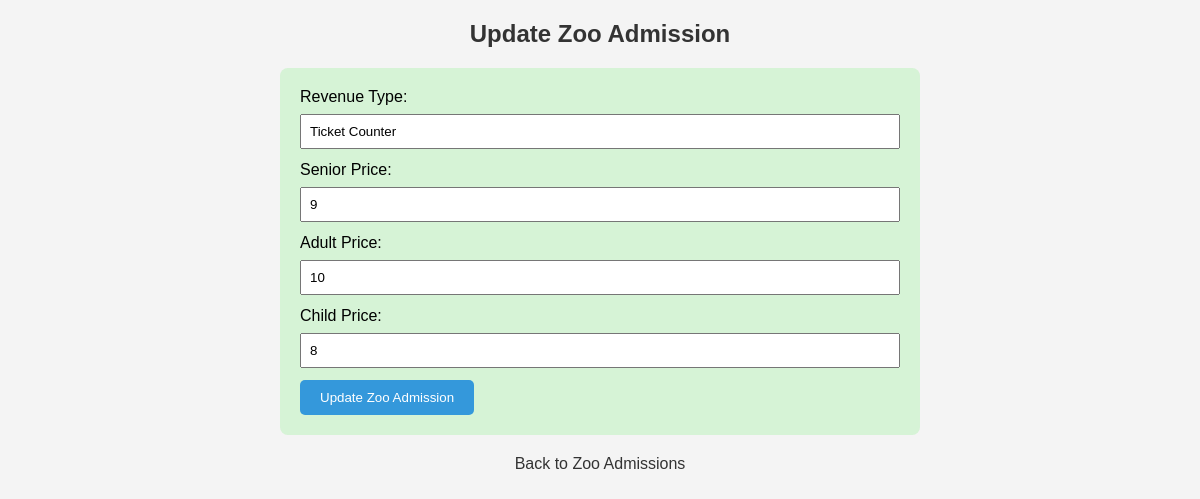
/zooAdmission/update_zoo_admission.php?id=3, run on the app's committed database.
### tables this page shows
CREATE TABLE IF NOT EXISTS `zooadmission` (
  `ID` int(11) NOT NULL,
  `SeniorPrice` int(11) NOT NULL,
  `AdultPrice` int(11) NOT NULL,
  `ChildPrice` int(11) NOT NULL,
  PRIMARY KEY (`ID`),
  CONSTRAINT `zooadmission_ibfk_1` FOREIGN KEY (`ID`) REFERENCES `revenuetype` (`ID`)
);

CREATE TABLE IF NOT EXISTS `revenuetype` (
  `ID` int(11) NOT NULL AUTO_INCREMENT,
  `BuildingID` int(11) DEFAULT NULL,
  `Name` varchar(255) NOT NULL,
  `Type` varchar(255) NOT NULL,
  PRIMARY KEY (`ID`),
  KEY `BuildingID` (`BuildingID`),
  CONSTRAINT `revenuetype_ibfk_1` FOREIGN KEY (`BuildingID`) REFERENCES `building` (`ID`)
);

### zooAdmission/update_zoo_admission.php (the view, shortened to what this page needs)
<?php
include '../includes/db_connection.php';
$zooAdmissionId = $_GET['id'];
$sql = "SELECT ZooAdmission.ID, RevenueType.Name AS RevenueTypeName, SeniorPrice, AdultPrice, ChildPrice
        FROM ZooAdmission
        JOIN RevenueType ON ZooAdmission.ID = RevenueType.ID
        WHERE ZooAdmission.ID = ?";
$stmt = $conn->prepare($sql);
$stmt->bind_param("i", $zooAdmissionId);
$stmt->execute();
$result = $stmt->get_result();
$zooAdmission = $result->fetch_assoc();
?>
<!DOCTYPE html>
<html lang="en">
<head>
</head>
<body>
    <h2>Update Zoo Admission</h2>
    <form method="post" action="">
        <label for="revenueTypeName">Revenue Type:</label>
        <input type="text" name="revenueTypeName" value="<?php echo $zooAdmission['RevenueTypeName']; ?>" readonly><br>
        <label for="seniorPrice">Senior Price:</label>
        <input type="number" name="seniorPrice" value="<?php echo $zooAdmission['SeniorPrice']; ?>" required><br>
        <label for="adultPrice">Adult Price:</label>
        <input type="number" name="adultPrice" value="<?php echo $zooAdmission['AdultPrice']; ?>" required><br>
        <label for="childPrice">Child Price:</label>
        <input type="number" name="childPrice" value="<?php echo $zooAdmission['ChildPrice']; ?>" required><br>
        <button type="submit" name="updateZooAdmission">Update Zoo Admission</button>
    </form>
    <a href="view_zoo_admissions.php">Back to Zoo Admissions</a>
</body>
</html>

### zooAdmission/update_zoo_admission.php (style rules this page uses)
body { font-family: Arial, sans-serif; background-color: #f4f4f4; margin: 0; padding: 0; }
h2 { text-align: center; color: #333; }
form { width: 50%; margin: 20px auto; background-color: rgba(144, 238, 144, 0.3); padding: 20px; border-radius: 8px; }
label { display: block; margin-bottom: 8px; }
input, select { width: 100%; padding: 8px; margin-bottom: 12px; box-sizing: border-box; }
button { display: inline-block; padding: 10px 20px; background-color: #3498db; color: #fff; border: none; border-radius: 5px; cursor: pointer; }
a { display: block; margin-top: 10px; text-align: center; text-decoration: none; color: #333; }

### data on the page
zooadmission: revenueTypeName "Ticket Counter", seniorPrice "9", adultPrice "10", childPrice "8"
